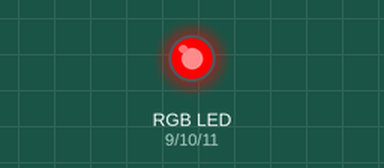
Recording of a sketch running on a simulated Arduino Uno, built with avr-gcc and run on an emulated ATmega328P. Parts: an RGB LED mixed from three pins (HIGH = lit).

Above: at 0.5 s.
At 2.5 s:
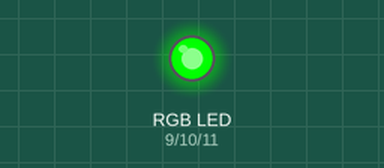
At 3.5 s:
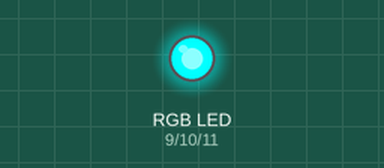
At 5.5 s:
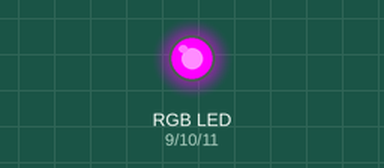
At 7.0 s:
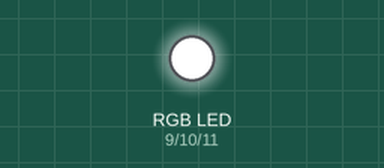
At 10.5 s:
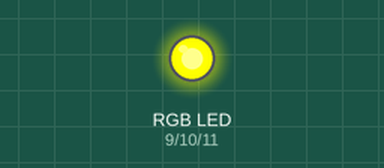
Timing chart, 0 to 11.7 s (numbered marks = the images above):
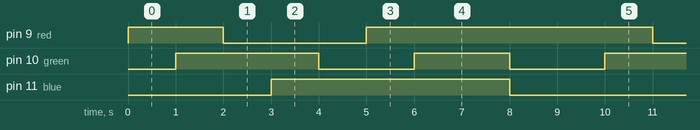

Measured:
- by itself, pin 9 (red): repeats every 9.0 s: LOW 3.0 s, HIGH 6.0 s
- by itself, pin 10 (green): repeats every 9.0 s: LOW 2.0 s, HIGH 2.0 s, LOW 2.0 s, HIGH 3.0 s
- by itself, pin 11 (blue): alternates HIGH for 5.0 s and LOW for 4.0 s

The sketch:

RGB_LED_7_Colour_blink.ino
```cpp
const int red=9;
const int green=10;
const int blue=11;
int time=1000;
int multiple=2;

void setup() {
  // put your setup code here, to run once:
pinMode(red,OUTPUT);
pinMode(green,OUTPUT);
pinMode(blue,OUTPUT);
}
void loop() {
  // put your main code here, to run repeatedly:
digitalWrite(red,HIGH); // red
delay (time);

digitalWrite(green,HIGH);//yellow
delay(time);

digitalWrite(red,LOW);//green
delay(time);

digitalWrite(blue,HIGH);//cyan
delay(time);

digitalWrite(green,LOW);//blue
delay(time);

digitalWrite(red,HIGH);//megenta
delay(time);

digitalWrite(green,HIGH);//white
delay(time*=multiple);
digitalWrite(blue,LOW);//reset
digitalWrite(green,LOW);
delay(time/=multiple);

}
```
